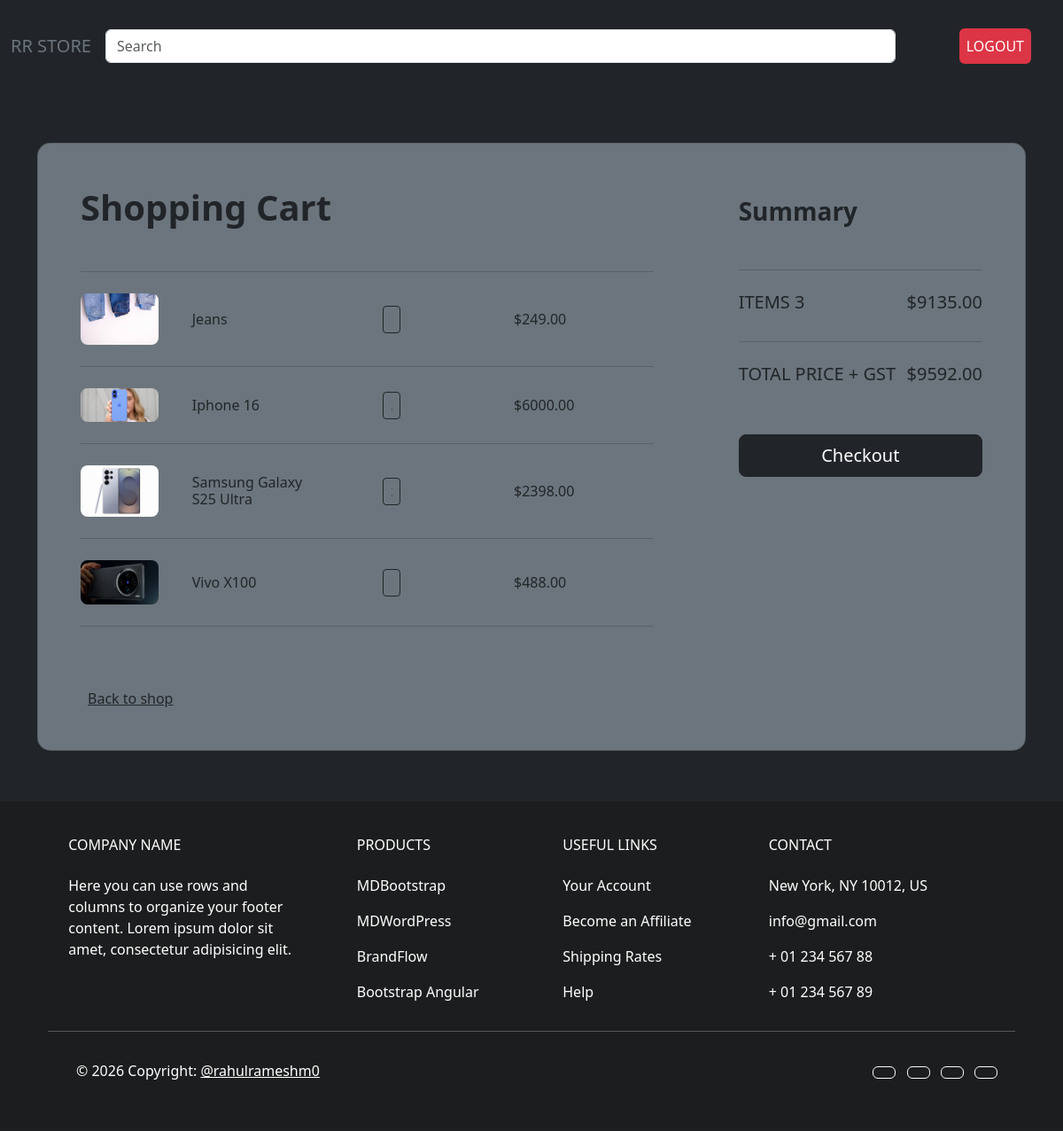
The app's page /cart/ (signed in), older data.
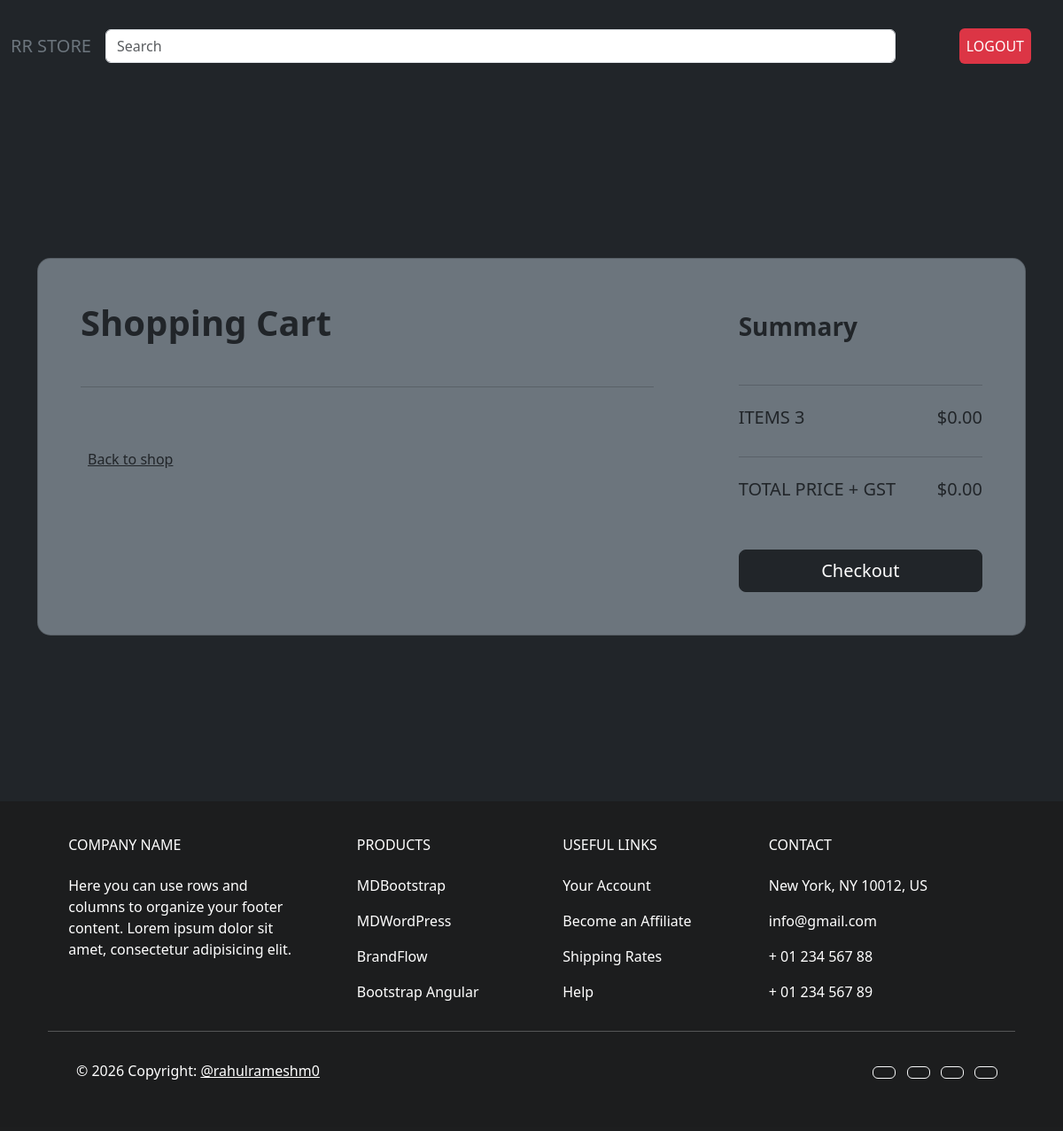
The same page, newer data.
### cart/models.py (models this page shows, shortened)
class Cart(models.Model):
    user = models.ForeignKey(User, on_delete=models.CASCADE)
    products = models.ForeignKey(Products, on_delete=models.CASCADE)
    quantity = models.IntegerField(default=1)
    class Meta:
        unique_together = ('user', 'products')
    def total_price(self):
        return self.products.price * self.quantity

### add_products/models.py (models this page shows, shortened)
class Products(models.Model):
    PRODUCT_STATUS = [
        ('in_stock', 'In Stock'),
        ('out_of_stock', 'OUT of Stock'),
    ]
    PRODUCT_TYPES = [
        ('electronics', 'Electronics'),
        ('grocery', 'Grocery'),
        ('clothing', 'Clothing'),
        ('fitness', 'Fitness'),
        ('toys', 'Toys')
    ]
    user = models.ForeignKey(User, on_delete=models.CASCADE)
    product_id = models.IntegerField(unique=True)
    quantity = models.CharField(max_length=150)
    status = models.CharField(max_length=20,choices=PRODUCT_STATUS)
    price = models.DecimalField(max_digits=10, decimal_places=2, default=0.00)
    product_types = models.CharField(max_length=20, choices=PRODUCT_TYPES)
    vendor_name = models.CharField(max_length=150, blank=False)
    image = models.ImageField(upload_to='products/',blank=True, null=True)

### cart/views.py (the view)
# urls.py: path('cart/', views.cart, name='cart'),
@login_required(login_url='login')
def cart(request):
    cart_items = Cart.objects.filter(user=request.user)
    grand_total = Decimal('0.00')
    for item in cart_items:
        grand_total += item.products.price * item.quantity
    gst = grand_total * Decimal('0.05')
    final_total = grand_total + round(gst)
    return render(request, 'cart.html', {'cart_items':cart_items, 'grand_total':grand_total, 'final_total':final_total})

### templates/cart.html (shortened to what the changed rows need)
{% extends "user-dashboard.html" %}
{% load static %}
{% block content %}
<link rel="stylesheet" href="{% static 'css/cart.css' %}">
    <body>
        <section class="h-100 h-custom bg-dark">
            <div class="container py-5 h-100">
                <div class="row d-flex justify-content-center align-items-center h-100">
                    <div class="col-12">
                        <div class="card card-registration card-registration-2 bg-secondary" style="border-radius: 15px;">
                            <div class="card-body p-0">
                                <div class="row g-0">
                                    <div class="col-lg-8">
                                        <div class="p-5">
                                            <div class="d-flex justify-content-between align-items-center mb-5">
                                                <h1 class="fw-bold mb-0">Shopping Cart</h1>
                                            </div>
                                            <hr class="my-4">
                                            {% if cart_items %}
                                            {% for item in cart_items %}
                                                <div class="row mb-4 d-flex justify-content-between align-items-center">
                                                    <div class="col-md-2 col-lg-2 col-xl-2">
                                                        <img
                                                        src="{{ item.products.image.url }}"
                                                        class="img-fluid rounded-3" alt="..">
                                                    </div>
                                                    <div class="col-md-3 col-lg-3 col-xl-3">
                                                        <h6 class="mb-0">{{ item.products.vendor_name }}</h6>
                                                    </div>
                                                    <div class="col-md-3 col-lg-3 col-xl-2 d-flex">
                                                        <button data-mdb-button-init data-mdb-ripple-init class="btn btn-link px-2"
                                                        onclick="this.parentNode.querySelector('input[type=number]').stepDown()">
                                                    </button>
                                                    <input id="form1" min="0" name="quantity" value="{{ item.quantity }}" type="text"
                                                    class="form-control form-control-sm text-center mx-3 bg-secondary border-dark" readonly />
                                                    <button data-mdb-button-init data-mdb-ripple-init class="btn btn-link px-2"
                                                    onclick="this.parentNode.querySelector('input[type=number]').stepUp()">
                                                </button>
                                            </div>
                                            <div class="col-md-3 col-lg-2 col-xl-2 offset-lg-1">
                                                <h6 class="mb-0">${{ item.total_price }}</h6>
                                            </div>
                                        </div>
                                        <hr class="my-4">
                                        {% endfor %}
                                        {% endif %}
                                        <div class="pt-5">
                                            <h6 class="mb-0"></h6>
                                            </div>
                                        </div>
                                    </div>
                                    <div class="col-lg-4 bg-body-dark">
                                        <div class="p-5">
                                            <div class="d-flex justify-content-between mb-4">
                                                <h5 class="text-uppercase">items 3</h5>
                                                <h5>${{ grand_total }}</h5>
                                            </div>
                                            <div class="d-flex justify-content-between mb-5">
                                                <h5 class="text-uppercase">Total price + GST</h5>
                                                <h5>${{ final_total }}</h5>
                                            </div>
                                        </div>
                                    </div>
                                </div>
                            </div>
                        </div>
                    </div>
                </div>
            </div>
        </section>
    </body>
{% endblock content %}

Row changes from the older to the newer data that the page shows:
removed Cart: products.image (picture), products.vendor_name "Jeans", quantity "1", total_price "249.00"
removed Cart: products.image (picture), products.vendor_name "Iphone 16", quantity "3", total_price "6000.00"
removed Cart: products.image (picture), products.vendor_name "Samsung Galaxy S25 Ultra", quantity "2", total_price "2398.00"
removed Cart: products.image (picture), products.vendor_name "Vivo X100", quantity "1", total_price "488.00"
Text that changed along with them:
{{ grand_total }}: "9135.00" → "0.00"
{{ final_total }}: "9592.00" → "0.00"
